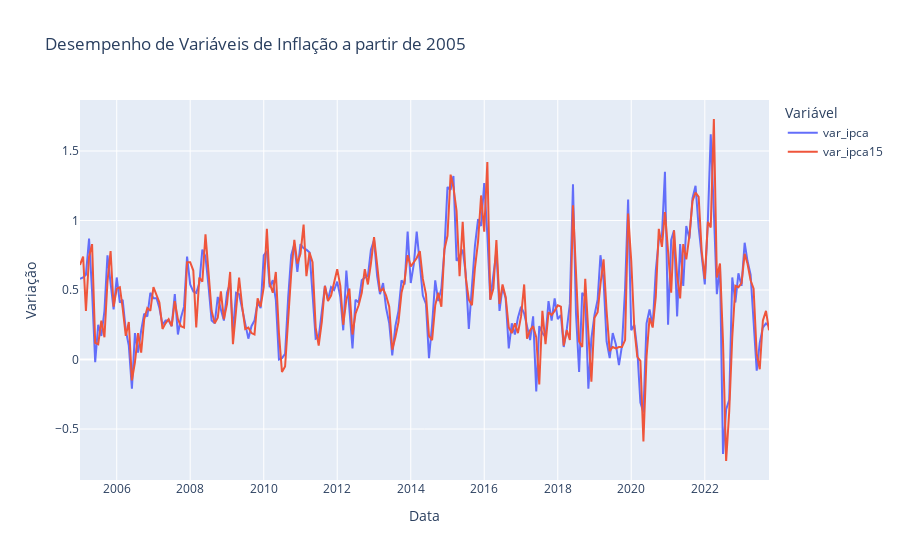

Notebook code cell kept with this figure:
### Markdown cell above
Nota-se uma correlação de 0.85661 *(ou 85%)*, o que está próximo de 1 *(100%)*. Isso indica uma forte correlação positiva entre as variações do IPCA e do IPCA-15. Em termos simples, quando há um aumento na variação de um índice, é provável que haja um aumento correspondente na variação do outro índice.

Bora plotar?

### Code cell
# Reseta o índice e converte a coluna 'date' para string
dataset_inflacao_reset = padrao_inflacionario.reset_index()
dataset_inflacao_reset['date'] = dataset_inflacao_reset['date'].astype(str)

# Filtra dados a partir de janeiro de 2005 (uma série temporal menor para melhor visualizarmos)
dataset_inflacao_reset = dataset_inflacao_reset[dataset_inflacao_reset['date'] >= '2005-01']

# Cria gráfico de linhas para as variáveis var_ipca e var_ipca15 (para analisarmos seu comportamento)
fig = px.line(dataset_inflacao_reset, x='date', y=['var_ipca', 'var_ipca15'],
              labels={'value': 'Variação', 'variable': 'Variável', 'date': 'Data'},
              title='Desempenho de Variáveis de Inflação a partir de 2005')

# Layout do gráfico
fig.update_layout(xaxis_title='Data', yaxis_title='Variação')

# Mostrar o gráfico
fig.show()

### Figure 1 — Plotly figure (JSON) as saved in the notebook; plotly's stock layout.template omitted (floating-point values rounded to 4 significant figures; data arrays with more than 128 entries replaced by an {"elided": "..."} marker saying what was removed)
{"data": [{"hovertemplate": "Variável=var_ipca<br>Data=%{x}<br>Variação=%{y}<extra></extra>", "legendgroup": "var_ipca", "line": {"color": "#636efa", "dash": "solid"}, "marker": {"symbol": "circle"}, "mode": "lines", "name": "var_ipca", "orientation": "v", "showlegend": true, "type": "scatter", "x": {"elided": "226 str values"}, "xaxis": "x", "y": {"elided": "226 float values"}, "yaxis": "y"}, {"hovertemplate": "Variável=var_ipca15<br>Data=%{x}<br>Variação=%{y}<extra></extra>", "legendgroup": "var_ipca15", "line": {"color": "#EF553B", "dash": "solid"}, "marker": {"symbol": "circle"}, "mode": "lines", "name": "var_ipca15", "orientation": "v", "showlegend": true, "type": "scatter", "x": {"elided": "226 str values"}, "xaxis": "x", "y": {"elided": "226 float values"}, "yaxis": "y"}], "layout": {"legend": {"title": {"text": "Variável"}, "tracegroupgap": 0}, "title": {"text": "Desempenho de Variáveis de Inflação a partir de 2005"}, "xaxis": {"anchor": "y", "domain": [0, 1], "title": {"text": "Data"}}, "yaxis": {"anchor": "x", "domain": [0, 1], "title": {"text": "Variação"}}}}
